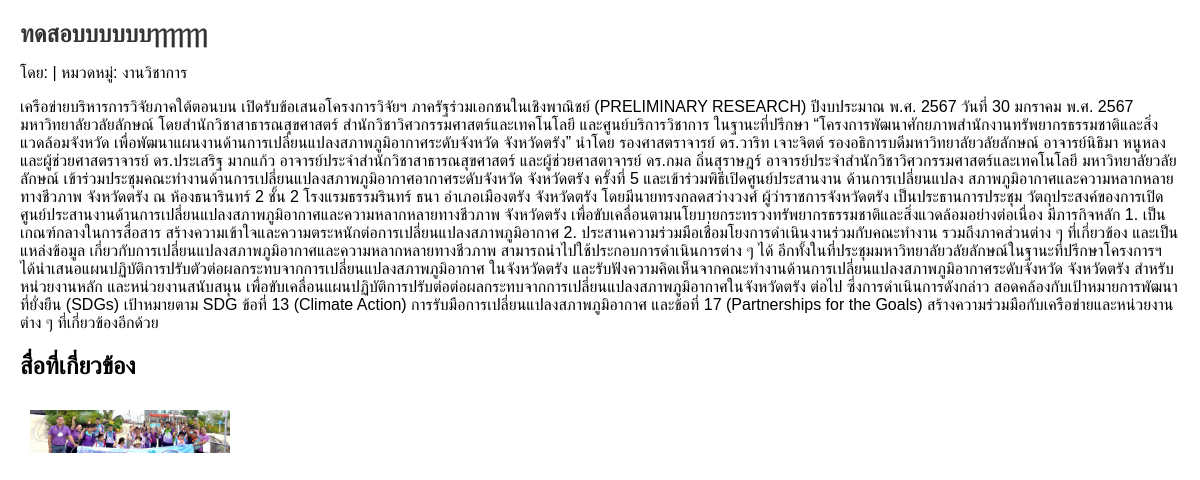
The page /P2/HOME/article.php?id=9 on the database its author committed.
### tables this page shows
CREATE TABLE `articles` (
  `id` int(11) NOT NULL,
  `title` varchar(255) NOT NULL,
  `description` text DEFAULT NULL,
  `author_id` int(11) DEFAULT NULL,
  `category_id` int(11) DEFAULT NULL,
  `created_at` timestamp NOT NULL DEFAULT current_timestamp()
);

CREATE TABLE `categories` (
  `id` int(11) NOT NULL,
  `name` varchar(100) NOT NULL,
  `slug` varchar(100) NOT NULL
);

CREATE TABLE `media` (
  `id` int(11) NOT NULL,
  `file_name` varchar(255) NOT NULL,
  `file_type` varchar(50) NOT NULL,
  `file_path` varchar(255) NOT NULL,
  `duration` int(11) DEFAULT NULL COMMENT 'ระยะเวลาของวิดีโอเป็นวินาที'
);

### P2/HOME/article.php (the view, shortened to what this page needs)
<?php
require_once 'db.php';
if (isset($_GET['id'])) {
    $article_id = intval($_GET['id']);
    $sql = "SELECT a.*, c.name AS category_name, ad.username AS author_name
            FROM articles a
            LEFT JOIN categories c ON a.category_id = c.id
            LEFT JOIN admin ad ON a.author_id = ad.id
            WHERE a.id = ?";
    $stmt = $conn->prepare($sql);
    $stmt->bind_param("i", $article_id);
    $stmt->execute();
    $result = $stmt->get_result();
    $article = $result->fetch_assoc();
    $sql_media = "SELECT m.file_name, m.file_type FROM media m
                  JOIN article_media am ON m.id = am.media_id
                  WHERE am.article_id = ?";
    $stmt_media = $conn->prepare($sql_media);
    $stmt_media->bind_param("i", $article_id);
    $stmt_media->execute();
    $media_result = $stmt_media->get_result();
    $media_files = $media_result->fetch_all(MYSQLI_ASSOC);
} else {
    echo "ไม่พบรหัสบทความ.";
    exit;
}
?>
<!DOCTYPE html>
<html lang="th">
<head>
</head>
<body>
    <h1><?= htmlspecialchars($article['title']) ?></h1>
    <p>โดย: <?= htmlspecialchars($article['author_name']) ?> | หมวดหมู่: <?= htmlspecialchars($article['category_name']) ?></p>
    <p><?= htmlspecialchars($article['description']) ?></p>
    <div class="media">
        <?php if (!empty($media_files)): ?>
            <h2>สื่อที่เกี่ยวข้อง</h2>
            <?php foreach ($media_files as $media): ?>
                <?php if ($media['file_type'] === 'pdf'): ?>
                    <p><strong>ดาวน์โหลดไฟล์ PDF:</strong> <a href="uploads/pdf/<?= htmlspecialchars($media['file_name']) ?>" target="_blank"><?= htmlspecialchars($media['file_name']) ?></a></p>
                <?php else: ?>
                    <img src="uploads/images/<?= htmlspecialchars($media['file_name']) ?>" alt="image" width="200">
                <?php endif; ?>
            <?php endforeach; ?>
        <?php else: ?>
            <p>ไม่มีสื่อที่เกี่ยวข้องกับข่าวนี้</p>
        <?php endif; ?>
    </div>
</body>
</html>

### P2/HOME/article.php (style rules this page uses)
body { font-family: Arial, sans-serif; margin: 20px; }
h1 { font-size: 24px; color: #333; }
p { font-size: 16px; }
img { margin: 10px; }
.media { margin-top: 20px; }

### rows shown on the page
articles: title "ทดสอบบบบบบๅๅๅๅๅๅๅ", category.name "งานวิชาการ", description "เครือข่ายบริหารการวิจัยภาคใต้ตอนบน เปิดรับข้อเสนอโครงการวิจัยฯ ภาครัฐร่วมเอกชนในเชิงพาณิชย์ (PRELIMINARY RESEARCH) ปีงบประมาณ พ.ศ. 2567 วันที่ 30 มกราคม พ.ศ. 2567 มหาวิทยาลัยวลัยลักษณ์ โดยสำนักวิชาสาธารณสุขศาสตร์ สำนักวิชาวิศวกรรมศาสตร์และเทคโนโลยี และศูนย์บริการวิชาการ ในฐานะที่ปรึกษา “โครงการพัฒนาศักยภาพสำนักงานทรัพยากรธรรมชาติและสิ่งแวดล้อมจังหวัด เพื่อพัฒนาแผนงานด้านการเปลี่ยนแปลงสภาพภูมิอากาศระดับจังหวัด จังหวัดตรัง” นำโดย รองศาสตราจารย์ ดร.วาริท เจาะจิตต์ รองอธิการบดีมหาวิทยาลัยวลัยลักษณ์ อาจารย์นิธิมา หนูหลง และผู้ช่วยศาสตราจารย์ ดร.ประเสริฐ มากแก้ว อาจารย์ประจำสำนักวิชาสาธารณสุขศาสตร์ และผู้ช่วยศาสตาจารย์ ดร.กมล ถิ่นสุราษฎร์ อาจารย์ประจำสำนักวิชาวิศวกรรมศาสตร์และเทคโนโลยี…"
media: file_name (picture)
